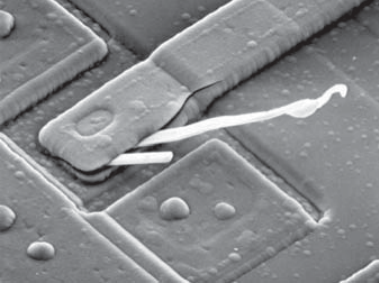
#> input picture Лабораторная 5. Частотная фильтрация/2.png, 379 x 283 px
$ jupyter execute 'Лабораторная 5. Частотная фильтрация Panov.ipynb'   (shell and % lines are left out)
#> lines starting #> are read from the running program, lines starting #| are printed output that depends on the picture
# Лабораторная 5. Частотная фильтрация

# Частотная фильтрация.

- Для частотной фильтрации использовать БПФ (средствами OpenCV)

- Показать пошаговое применение частотных сглаживающих и повышающих резкость фильтров:

- Показать в сравнении идеальный фильтр, Батерворта и гауссиан

# Что нужно показывать!!!

- Исходное изображение.
- Спектр изображения
- Частотный фильтр для сглаживания
- Результат наложения в виде спектра и в виде изображения
- Частотный фильтр для повышения резкости
- Результат наложения в виде спектра и в виде изображения

[cell 1]
from io import BytesIO
from skimage import io
from PIL import Image, ImageDraw
from skimage import img_as_float
import numpy as np
import cv2
from matplotlib import pyplot as plt
import math

### Функция вывода изображения

[cell 2]
def showImage(images, size = 20, countInRow=2, countInCol=2, colorMap = 'gray'):
    countImages = len(images)
    #size *= countImages
    pic_box = plt.figure(figsize=(size, size))
    for i, image in enumerate(images):
        pic_box.add_subplot(countInRow, countInCol, i+1)
        plt.imshow(image)
        plt.set_cmap(colorMap)
        plt.subplots_adjust(wspace=0.1, hspace=0.1)
        plt.axis('off')
    plt.show()

### Функция для спектра изображения

[cell 3]
def get_spectrum(image: np.ndarray, const = 0):
    image_dft = cv2.dft(np.float32(image), flags = cv2.DFT_COMPLEX_OUTPUT)
    image_fftshift = np.fft.fftshift(image_dft)
    magnitude = cv2.magnitude(image_fftshift[:,:,0], image_fftshift[:,:,1])
    return np.log(magnitude + const)

### Функция нахождения расстояния между точками

[cell 4]
def get_distance(a, b, c, d):
    return math.sqrt((a - c) * (a - c) + (b - d) * (b - d))

# Функция перемножения спектра и маски

[cell 5]
def get_mull_spectrum_mask(spectrum, mask_perfect):
    width, height = spectrum.shape[0], spectrum.shape[1]
    result = np.zeros((width, height, 2))
    for i in range(width):
        for j in range(height):
            value = spectrum[i, j] * mask_perfect[i, j, 0]
            result[i, j, 0], result[i, j, 1] = value, value
    return result

# Функция обратного преобразования

[cell 6]
def get_processed_image(dft_shift, mask, constForSpectrum=0):
    filtered = dft_shift * mask
    shift_ifft = np.fft.ifftshift(filtered)
    idft = cv2.idft(shift_ifft)
    showImage([mask[:,:,0]])
    return cv2.magnitude(idft[:,:, 0], idft[:,:, 1])

# Функция вывод результата работы маски

[cell 7]
def show_processed_image(image, mask):
    dft = cv2.dft(np.float32(image), flags=cv2.DFT_COMPLEX_OUTPUT)
    image_dft_shift = np.fft.fftshift(dft)

    image_spectrum = get_spectrum(image)
    mull = get_mull_spectrum_mask(image_spectrum, mask)
    result_perfect = get_processed_image(image_dft_shift, mull)
    showImage([image,  result_perfect])

## Исходное изображение.

[cell 8]
image_srs= cv2.imread('2.png', 0)
#> image_srs: shape (283, 379); min 32, max 255, mean 136.1

## Спектр исходного изображения

[cell 9]
image_srs_spectrum = get_spectrum(image_srs)
#> in get_spectrum, `magnitude = cv2.magnitude(image_fftshift[:,:,0], image_fftshift[:,:,1])`:
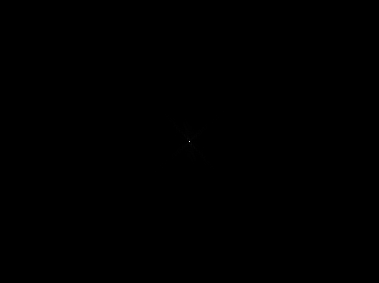
#> magnitude: shape (283, 379) float32; min 0.854, max 14599746, mean 2685.3; drawn with min black and max white
#> in get_spectrum, `return np.log(magnitude + const)`:
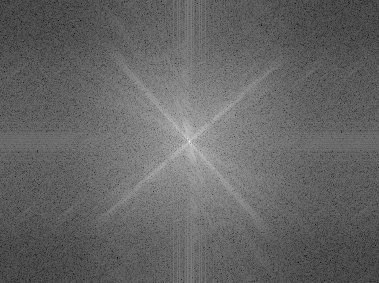
#> returned value: shape (283, 379) float32; min -0.158, max 16.5, mean 6.45; drawn with min black and max white

# Переменные для вычислений

[cell 10]
width, height = image_srs.shape
#> width = 283; height = 379
P, Q = (width, height)
#> P = 283; Q = 379
f_p = np.zeros((P, Q))

dft = cv2.dft(np.float32(image_srs), flags=cv2.DFT_COMPLEX_OUTPUT)
image_dft_shift = np.fft.fftshift(dft)

# Идеальные фильтры низких частот (ИФНЧ)

###### Формула вычисления идеального фильтра

[cell 11]
mask_perfect_low = np.zeros((width, height, 2))
d = 30
for i in range(width):
    for j in range(height):
        distance = int(get_distance(i, j, width / 2, height / 2) <= d)
        mask_perfect_low[i][j] = (distance, distance)

show_processed_image(image_srs, mask_perfect_low)
#> in showImage, `countImages = len(images)`: countImages = 1
#> the loop in showImage, `for i, image in enumerate(images):` made 1 pass
#> in get_processed_image, `return cv2.magnitude(idft[:,:, 0], idft[:,:, 1])`:
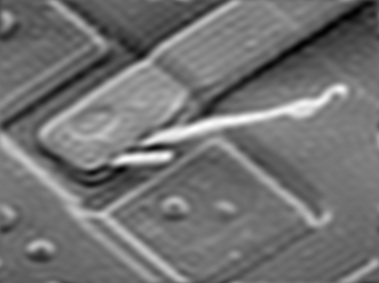
#> returned value: shape (283, 379) float64; min 96044688.8, max 417955584.5, mean 240848908.3; drawn with min black and max white
#> the loop in showImage (call 2), `for i, image in enumerate(images):` made 2 passes

# Идеальные фильтры высоких частот (ИФНЧ)

###### Формула вычисления идеального фильтра

[cell 12]
mask_perfect_high = np.zeros((width, height, 2))
d = 50
for i in range(width):
    for j in range(height):
        distance = int(get_distance(i, j, width / 2, height / 2) > d)
        mask_perfect_high[i][j] = (distance, distance)

show_processed_image(image_srs, mask_perfect_high)
#> call 2 of get_processed_image, with dft_shift = array of shape (283, 379, 2), mask = array of shape (283, 379, 2), constForSpectrum = 0
#> in get_processed_image (call 2), `return cv2.magnitude(idft[:,:, 0], idft[:,:, 1])`:
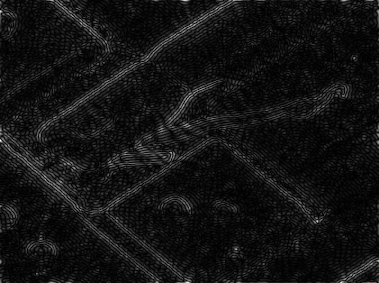
#> returned value: shape (283, 379) float64; min 5825.8, max 55587206.9, mean 4199793.7; drawn with min black and max white

# Фильтры низких частот Баттерворта (БФНЧ)

[cell 13]
mask_Butterworth_low = np.zeros((width, height ,2))
d = 30
n = 2

for i in range(width):
    for j in range(height):
        value = 1.0 / (1 + (get_distance(i, j, width/2, height/2) / d) ** (2 * n))
        mask_Butterworth_low[i][j] = (value, value)

show_processed_image(image_srs, mask_Butterworth_low)
#> the loop in showImage (call 5), `for i, image in enumerate(images):` made 1 pass
#> in showImage (call 5), `plt.show()`:
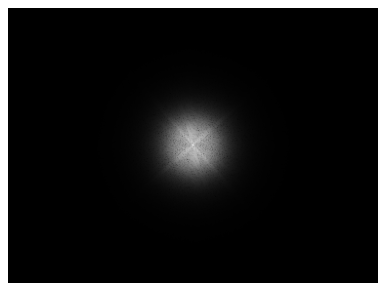
#> figure drawn by matplotlib, 1 panel

# Фильтры высоких частот Баттерворта (БФНЧ)

[cell 14]
mask_Butterworth_high = np.zeros((width, height ,2))
d = 30
n = 2

for i in range(width):
    for j in range(height):
        distance = get_distance(i, j, width/2, height/2)
        value = 1.0 / (1 + (d / distance ) ** (2 * n))
        mask_Butterworth_high[i][j] = (value, value)

show_processed_image(image_srs, mask_Butterworth_high)
#> call 4 of get_processed_image, with dft_shift = array of shape (283, 379, 2), mask = array of shape (283, 379, 2), constForSpectrum = 0
#> the loop in showImage (call 7), `for i, image in enumerate(images):` made 1 pass
#> in showImage (call 7), `plt.show()`:
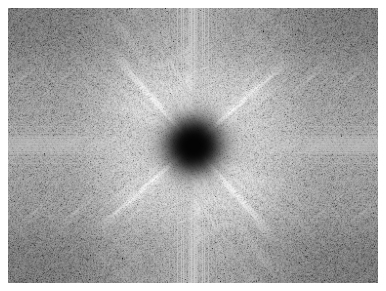
#> figure drawn by matplotlib, 1 panel
#> in get_processed_image (call 4), `return cv2.magnitude(idft[:,:, 0], idft[:,:, 1])`:
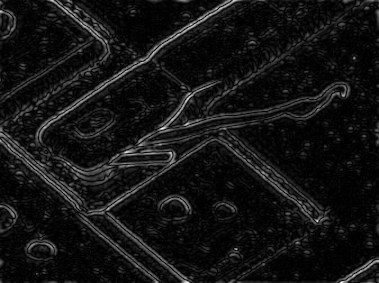
#> returned value: shape (283, 379) float64; min 1593, max 76788505.1, mean 6048098.2; drawn with min black and max white

# Фильтры низких частот Гауса (ГФНЧ)

###### Формула вычисления низких частот Гауса

[cell 15]
mask_Gauss_low = np.zeros((width, height ,2))
d = 20

for i in range(width):
    for j in range(height):
        distance = get_distance(i, j, width/2, height/2)
        value = math.exp(-(distance ** 2) / (2*d*d))
        mask_Gauss_low[i][j] = (value, value)

[cell 16]
show_processed_image(image_srs, mask_Gauss_low)
#> the loop in showImage (call 9), `for i, image in enumerate(images):` made 1 pass
#> in showImage (call 9), `plt.show()`:
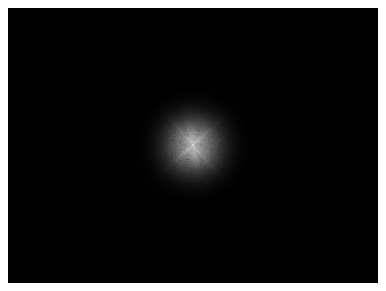
#> figure drawn by matplotlib, 1 panel

# Фильтры высоких частот Гауса (ГФНЧ)

[cell 17]
mask_Gauss_high =  1 - mask_Gauss_low
show_processed_image(image_srs, mask_Gauss_high)
#> the loop in showImage (call 11), `for i, image in enumerate(images):` made 1 pass
#> in showImage (call 11), `plt.show()`:
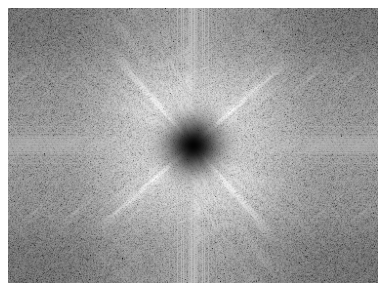
#> figure drawn by matplotlib, 1 panel
#> in get_processed_image (call 6), `return cv2.magnitude(idft[:,:, 0], idft[:,:, 1])`:
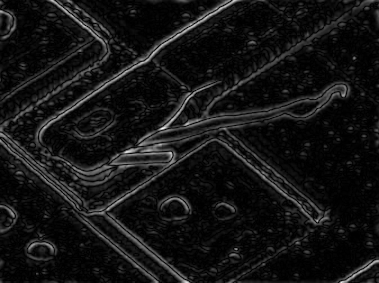
#> returned value: shape (283, 379) float64; min 847.9, max 96637158.4, mean 7879689.7; drawn with min black and max white
